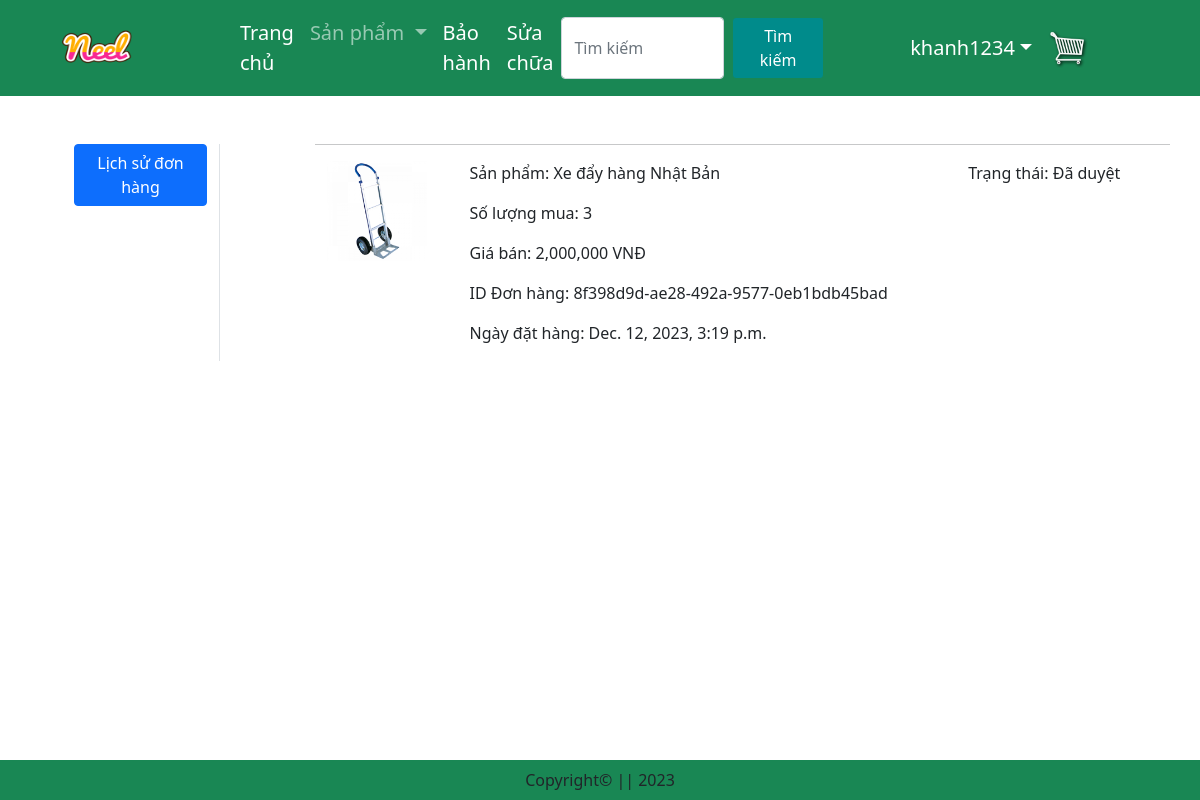
The app's page /orders/ (signed in) with its own data.
### store/models.py (models this page shows, shortened)
class Order(models.Model):
    user=models.ForeignKey(User,on_delete=models.CASCADE)
    customer=models.ForeignKey(Customer,on_delete=models.CASCADE)
    product=models.ForeignKey(Product,on_delete=models.CASCADE)
    quantity=models.PositiveIntegerField(default=1)
    ordered_date=models.DateTimeField(auto_now_add=True)
    status=models.CharField(max_length=50,default="Đang chờ",choices=STATUS_CHOICES)
    payment=models.ForeignKey(Payment,on_delete=models.CASCADE)

class Product(models.Model):
    id_product=models.BigAutoField(primary_key=True)
    name_product=models.CharField(max_length=100)
    quantity_product=models.PositiveIntegerField(default=1)
    selling_price=models.DecimalField(max_digits=10, decimal_places=0)
    description=models.TextField()
    prodapp=models.TextField(default='')
    category=models.CharField(choices=CATEGORY_CHOICES,max_length=6)
    product_image=models.ImageField(upload_to='product')
    def formatted_price(self):
        return f"{self.selling_price:,.0f}"

class Payment(models.Model):
    user=models.ForeignKey(User,on_delete=models.CASCADE)
    amount = models.DecimalField(max_digits=10, decimal_places=0)
    payment_order_id=models.CharField(max_length=50,blank=True,null=True)
    payment_status = models.CharField(max_length=50,blank=True,null=True)
    payment_trans_id=models.CharField(max_length=100,blank=True,null=True)
    payment_date = models.DateTimeField(auto_now_add=True)  # Use a default value instead of auto_now_add
    paid=models.BooleanField(default=False)

### store/views.py (the view)
# urls.py: path('orders/',views.orders,name='orders'),
def orders(request):
    order_place=Order.objects.filter(user=request.user)
    return render(request,'store/orders.html',locals())

### store/templates/store/orders.html (shortened to what this page needs)
{% extends "store/base.html" %}
{% load static %}
{% block main-content  %}
<div class="container my-5">
    <div class="row">
        <div class="col-sm-2 border-end">
            <ul class="d-grid">
                <a href="{% url 'orders' %}" class="btn btn-primary">Lịch sử đơn hàng</a>
            </ul>
        </div>
        <div class="col-sm-9 offset-sm-1">
            {% for op in order_place %}
                <div class="row">
                    <hr>
                    <div class="col-sm-2">
                        <img src="{{op.product.product_image.url}}" alt="" class="img-fluid" height="100" width="100">
                    </div>
                    <div class="col-sm-7">
                        <p >Sản phẩm: {{op.product.name_product}} </p>
                        <p >Số lượng mua: {{op.quantity}} </p>
                        <p >Giá bán: {{op.product.formatted_price}} VNĐ</p>
                        <p >ID Đơn hàng: {{op.payment.payment_order_id}}</p>
                        <p >Ngày đặt hàng: {{op.payment.payment_date}}</p>
                    </div>
                    <div class="col-sm-3">
                        <p>Trạng thái: {{op.status}}</p>
                    </div>
                </div>
            {% endfor %}
        </div>
    </div>
</div>
{% endblock main-content %}

### store/templates/store/base.html (shortened to what this page needs)
<!DOCTYPE html>
{% load static %}
<html lang="en">
<head>
    <link href="https://cdn.jsdelivr.net/npm/bootstrap@5.0.2/dist/css/bootstrap.min.css" rel="stylesheet" integrity="sha384-
    EVSTQN3/azprG1Anm3QDgpJLIm9Nao0Yz1ztcQTwFspd3yD65VohhpuuCOmLASjC">
    <link rel="stylesheet" href="{% static 'store/css/owl.carousel.min.css' %}">
    <link rel="stylesheet" href="{% static 'store/css/all.min.css' %}">
    <link rel="stylesheet" href="{% static 'store/css/style.css' %}">
    <link rel="stylesheet" href="https://cdnjs.cloudflare.com/ajax/libs/viewerjs/1.10.2/viewer.min.css" />
</head>
<body>
    <nav class="navbar navbar-expand-lg navbar-dark bg-success">
        <div class="container-fluid">
          <a class="navbar-brand" href="#">
           <img src="{% static "store/images/neel.png" %}" width="70" height="70" alt="">
          </a>
          <div class="collapse navbar-collapse" id="navbarSupportedContent">
            <ul class="navbar-nav me-auto mb-2 mb-lg-0">
              <li class="nav-item">
                <a class="nav-link active" aria-current="page" href="{% url 'home' %}">Trang chủ</a>
              </li>
              <li class="nav-item dropdown">
                <a class="nav-link dropdown-toggle" href="#" id="navbarDropdown" role="button" data-bs-toggle="dropdown" aria-expanded="false">
                 Sản phẩm
                </a>
              </li>
              <li class="nav-item">
                <a class="nav-link text-white" aria-current="page" href="#">Bảo hành</a>
              </li>
              <li class="nav-item">
                <a class="nav-link text-white" aria-current="page" href="#">Sửa chữa</a>
              </li>
            </ul>
            <form class="d-flex" role="search" action="/search">
              <input class="form-control me-2" type="search" name="search" placeholder="Tìm kiếm" aria-label="Search">
              <button class="btn btn-outline-success" type="submit">Tìm kiếm</button>
            </form>
            {% if user.is_authenticated %}
              <ul class="navbar-nav me-auto mb-2 mb-lg-0">
                <li class="nav-item dropdown mx-2">
                  <a class="nav-link dropdown-toggle text-white" href="#" id="profileDropdown" role="button" data-bs-toggle="dropdown" aria-
                  expanded="false">{{request.user}}</a>
                </li>
              </ul>
              <a href="{% url 'showcart' %}">
                <img  id="cart-icon" src="{% static 'store/images/cart1.png' %}" width="40" height="40" style="margin-right: 100px;">
              </a>
          {% else %}
                <a href="{% url 'login' %}"class="btn btn-warning" style="margin-right: 50px;">Đăng nhập </a>
          {% endif %}
          </div>
        </div>
    </nav>
    {% block main-content %}
    {% endblock main-content %}
    <footer class=" fixed-bottom bg-success text-center p-2 mt-5"> Copyright&copy; || 2023 </footer>
</body>
</html>

### store/static/store/css/style.css (style rules this page uses)
.d-flex { margin-right: 50px; }
.nav-link { font-size: 20px; }
.navbar-brand { margin-left: 50px; margin-right: 100px; }
.btn-outline-success { background-color: #008B8B; color: white; width: 150px; margin-right: 20px; }

### records on screen
Order: product.product_image (picture), product.name_product "Xe đẩy hàng Nhật Bản", quantity "3", product.formatted_price "2,000,000", payment.payment_order_id "8f398d9d-ae28-492a-9577-0eb1bdb45bad", payment.payment_date "Dec. 12, 2023, 3:19 p.m.", status "Đã duyệt"

### other values on screen
{{ request.user }} "khanh1234"
